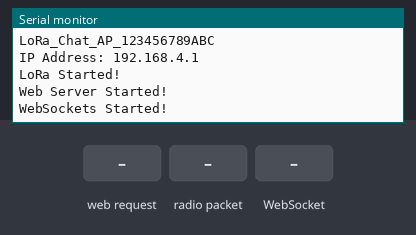
A sketch run on a simulated ESP32. Parts: the last lines printed to the serial monitor. The inputs (shaded band) are chosen by the test bench. Storage starts empty; no radio packets arrive unless stated.

Above: at 1.2 s.
1.3 s: HTTP request GET /clearHistory received
At 2.3 s:
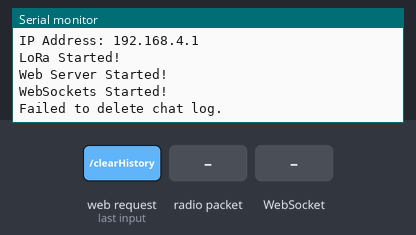
2.8 s: radio packet "1" arrives
At 3.8 s:
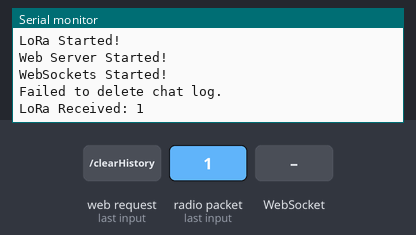
4.3 s: WebSocket text "1" received
At 5.5 s:
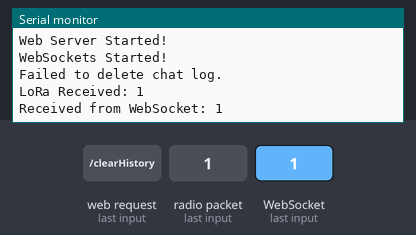
5.8 s: HTTP request GET /clearHistory received
At 7.2 s:
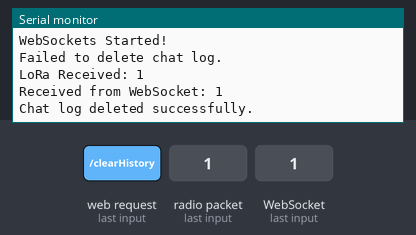

The sketch:

remote-websockets.ino
```cpp
#include <WiFi.h>
#include <WebServer.h>
#include <WebSocketsServer.h>
#include <SPI.h>
#include <LoRa.h>
#include <SPIFFS.h>
#include <Crypto.h>
#include <AES.h>
#include <Base64.h>

WebServer server(80);
WebSocketsServer webSocket(81);  // WebSockets on port 81

#define SS 18
#define RST 14
#define DIO0 26

String nodeID;

AES128 aes;

// 16-byte (128-bit) secret key - must be the same on all devices
uint8_t aesKey[16] = { 0x54, 0x68, 0x69, 0x73, 0x49, 0x73, 0x41, 0x53, 0x65, 0x63, 0x72, 0x65, 0x74, 0x4B, 0x65, 0x79 };

// Encrypts a message using AES-128
void encryptMessage(String plainText, uint8_t *encryptedData) {
    uint8_t plainBytes[16] = {0};
    plainText.getBytes(plainBytes, 16);
    aes.setKey(aesKey, 16);
    aes.encryptBlock(encryptedData, plainBytes);
}

// Decrypts a message using AES-128
String decryptMessage(uint8_t *encryptedData) {
    uint8_t decryptedBytes[16] = {0};
    aes.setKey(aesKey, 16);
    aes.decryptBlock(decryptedBytes, encryptedData);
    return String((char *)decryptedBytes);
}

// Saves an encrypted message to SPIFFS storage
void saveMessage(const String &message) {
    uint8_t encryptedData[16] = {0};
    encryptMessage(message, encryptedData);
    File file = SPIFFS.open("/chatlog.txt", "a");
    if (file) {
        file.write(encryptedData, 16);
        file.close();
    }
}

// Loads and decrypts chat history from SPIFFS storage
String loadMessages() {
    File file = SPIFFS.open("/chatlog.txt", "r");
    String history = "";
    if (file) {
        uint8_t encryptedData[16];
        while (file.read(encryptedData, 16) == 16) {
            history += decryptMessage(encryptedData) + "<br>";
        }
        file.close();
    }
    return history;
}

// Handles incoming WebSocket messages
void onWebSocketEvent(uint8_t num, WStype_t type, uint8_t *payload, size_t length) {
    if (type == WStype_TEXT) {
        String message = String((char *)payload);
        Serial.println("Received from WebSocket: " + message);

        // Send the message via LoRa
        LoRa.beginPacket();
        LoRa.print(message);
        LoRa.endPacket();

        saveMessage(message);  // Save message to local storage
        webSocket.broadcastTXT(message);  // Broadcast message to all WebSocket clients
    }
}

// Receives incoming LoRa messages and forwards them to WebSockets
void receiveLoRaMessages() {
    int packetSize = LoRa.parsePacket();
    if (packetSize) {
        String receivedMsg = "";
        while (LoRa.available()) {
            receivedMsg += (char)LoRa.read();
        }
        Serial.println("LoRa Received: " + receivedMsg);

        saveMessage(receivedMsg);
        webSocket.broadcastTXT(receivedMsg);
    }
}

// Web interface to send messages and see chat log
const char htmlPage[] PROGMEM = R"rawliteral(
<html>
<head>
    <title>LoRa Chat</title>
    <meta name="viewport" content="width=device-width, initial-scale=1" />
    <style>
      li {
        list-style: none;
      }
    </style>
</head>
<body>
    <h1>LoRa Chat</h1>
    <h2>Node %NODE_ID%</h2>
    <input id='nickname' placeholder='Enter nickname'>
    <input id='msg' placeholder='Type a message'>
    <button onclick='sendMessage()'>Send</button>
    <ul id='chat'></ul>
    <script>
        const ws = new WebSocket('ws://' + location.host + ':81');
        const nodeID = "%NODE_ID%";  // Injected from ESP32
        const chat = document.getElementById('chat');
        const nameInput = document.getElementById('nickname');
        const msgInput = document.getElementById('msg');

        ws.onopen = () => {
            fetch('/history').then(res => res.text()).then(data => {
                chat.innerHTML = data;
            });
        };

        ws.onmessage = event => {
            console.log("Received WebSocket message:", event.data);
            var li = document.createElement('li');
            li.innerHTML = event.data;
            chat.appendChild(li);
        };

        function sendMessage() {
            let nickname = nameInput.value || "Guest";
            let message = nickname + ": " + msgInput.value;
            ws.send(message);
            msgInput.value = ""
            msgInput.focus()
        }
    </script>
</body>
</html>
)rawliteral";

// Serves the web interface
void handleRoot() {
    String page = htmlPage;
    page.replace("%NODE_ID%", nodeID);  // Replace with actual Node ID
    server.send(200, "text/html", page);
}

// Serves chat history to web clients
void handleHistory() {
    server.send(200, "text/html", loadMessages());
}

// Clears the chat log stored in SPIFFS
void clearHistory() {
    if (SPIFFS.remove("/chatlog.txt")) {
        Serial.println("Chat log deleted successfully.");
        server.send(200, "text/plain", "Chat log deleted successfully.");
    } else {
        Serial.println("Failed to delete chat log.");
        server.send(500, "text/plain", "Failed to delete chat log.");
    }
}

void setup() {
    Serial.begin(115200);
    while (!Serial);
    Serial.println("Hello, World! LilyGO LoRa is connected.");

    // Generate a unique node ID based on the ESP32 MAC address
    uint64_t chipID = ESP.getEfuseMac();  // Get unique 64-bit MAC address
    char nodeIDBuffer[13];  // Buffer for 12 hex characters + null terminator
    sprintf(nodeIDBuffer, "%012llX", chipID);
    nodeID = String(nodeIDBuffer);
    Serial.println("Node ID: " + nodeID);

    String ssid = "LoRa_Chat_AP_" + nodeID;
    const char *password = "12345678";

    // Setup WiFi Access Point
    WiFi.softAP(ssid, password);
    Serial.println("WiFi AP Started: ");
    Serial.println(ssid);
    Serial.print("IP Address: ");
    Serial.println(WiFi.softAPIP());

    if (!SPIFFS.begin(true)) {
        Serial.println("SPIFFS Initialization Failed!");
    }

    // Initialize LoRa module
    SPI.begin(5, 19, 27, 18);
    LoRa.setPins(18, 14, 26);

    if (!LoRa.begin(868E6)) {
        Serial.println("LoRa Init Failed! Running without LoRa...");
    } else {
        Serial.println("LoRa Started!");

        // Set LoRa Spreading Factor (SF)
        // Lower SF (e.g., 6) → Faster speed, shorter range
        // Higher SF (e.g., 12) → Longer range, slower transmission
        LoRa.setSpreadingFactor(10);

        // Set LoRa Transmission Power (TxPower)
        // Lower power (e.g., 2 dBm) → Saves battery, shorter range
        // Higher power (e.g., 20 dBm) → Better range, higher battery usage
        LoRa.setTxPower(17);
    }

    // Start Web Server and WebSocket
    server.on("/", handleRoot);
    server.on("/history", handleHistory);
    server.on("/clearHistory", clearHistory);
    server.begin();
    Serial.println("Web Server Started!");

    webSocket.begin();
    webSocket.onEvent(onWebSocketEvent);
    Serial.println("WebSockets Started!");
}

void loop() {
    server.handleClient();  // Handle HTTP requests
    webSocket.loop();  // Handle WebSocket events
    receiveLoRaMessages();  // Check for incoming LoRa messages
    delay(100);
}
```

AES128.cpp
```cpp
// (licence header left out)
#include "AES.h"
#include "Crypto.h"
#include <string.h>

#if defined(CRYPTO_AES_DEFAULT) || defined(CRYPTO_DOC)

/**
 * \class AES128 AES.h <AES.h>
 * \brief AES block cipher with 128-bit keys.
 *
 * \sa AES192, AES256, AESTiny128, AESSmall128
 */

/**
 * \brief Constructs an AES 128-bit block cipher with no initial key.
 *
 * This constructor must be followed by a call to setKey() before the
 * block cipher can be used for encryption or decryption.
 */
AES128::AES128()
{
    rounds = 10;
    schedule = sched;
}

AES128::~AES128()
{
    clean(sched);
}

/**
 * \brief Size of a 128-bit AES key in bytes.
 * \return Always returns 16.
 */
size_t AES128::keySize() const
{
    return 16;
}

bool AES128::setKey(const uint8_t *key, size_t len)
{
    if (len != 16)
        return false;

    // Copy the key itself into the first 16 bytes of the schedule.
    uint8_t *schedule = sched;
    memcpy(schedule, key, 16);

    // Expand the key schedule until we have 176 bytes of expanded key.
    uint8_t iteration = 1;
    uint8_t n = 16;
    uint8_t w = 4;
    while (n < 176) {
        if (w == 4) {
            // Every 16 bytes (4 words) we need to apply the key schedule core.
            keyScheduleCore(schedule + 16, schedule + 12, iteration);
            schedule[16] ^= schedule[0];
            schedule[17] ^= schedule[1];
            schedule[18] ^= schedule[2];
            schedule[19] ^= schedule[3];
            ++iteration;
            w = 0;
        } else {
            // Otherwise just XOR the word with the one 16 bytes previous.
            schedule[16] = schedule[12] ^ schedule[0];
            schedule[17] = schedule[13] ^ schedule[1];
            schedule[18] = schedule[14] ^ schedule[2];
            schedule[19] = schedule[15] ^ schedule[3];
        }

        // Advance to the next word in the schedule.
        schedule += 4;
        n += 4;
        ++w;
    }

    return true;
}

/**
 * \class AESTiny128 AES.h <AES.h>
 * \brief AES block cipher with 128-bit keys and tiny memory usage.
 *
 * This class differs from the AES128 class in the following ways:
 *
 * \li RAM requirements are vastly reduced.  The key is stored directly
 * and then expanded to the full key schedule round by round.  The setKey()
 * method is very fast because of this.
 * \li Performance of encryptBlock() is slower than for AES128 due to
 * expanding the key on the fly rather than ahead of time.
 * \li The decryptBlock() function is not supported, which means that CBC
 * mode cannot be used but the CTR, CFB, OFB, EAX, and GCM modes can be used.
 *
 * This class is useful when RAM is at a premium, CBC mode is not required,
 * and reduced encryption performance is not a hindrance to the application.
 *
 * The companion AESSmall128 class supports decryptBlock() at the cost of
 * some additional memory and slower setKey() times.
 *
 * \sa AESSmall128, AES128
 */

/** @cond */

// Helper macros.
#define KCORE(n) \
    do { \
        AESCommon::keyScheduleCore(temp, schedule + 12, (n)); \
        schedule[0] ^= temp[0]; \
        schedule[1] ^= temp[1]; \
        schedule[2] ^= temp[2]; \
        schedule[3] ^= temp[3]; \
    } while (0)
#define KXOR(a, b) \
    do { \
        schedule[(a) * 4] ^= schedule[(b) * 4]; \
        schedule[(a) * 4 + 1] ^= schedule[(b) * 4 + 1]; \
        schedule[(a) * 4 + 2] ^= schedule[(b) * 4 + 2]; \
        schedule[(a) * 4 + 3] ^= schedule[(b) * 4 + 3]; \
    } while (0)

/** @endcond */

/**
 * \brief Constructs an AES 128-bit block cipher with no initial key.
 *
 * This constructor must be followed by a call to setKey() before the
 * block cipher can be used for encryption or decryption.
 */
AESTiny128::AESTiny128()
{
}

AESTiny128::~AESTiny128()
{
    clean(schedule);
}

/**
 * \brief Size of an AES block in bytes.
 * \return Always returns 16.
 */
size_t AESTiny128::blockSize() const
{
    return 16;
}

/**
 * \brief Size of a 128-bit AES key in bytes.
 * \return Always returns 16.
 */
size_t AESTiny128::keySize() const
{
    return 16;
}

bool AESTiny128::setKey(const uint8_t *key, size_t len)
{
    if (len == 16) {
        // Make a copy of the key - it will be expanded in encryptBlock().
        memcpy(schedule, key, 16);
        return true;
    }
    return false;
}

void AESTiny128::encryptBlock(uint8_t *output, const uint8_t *input)
{
    uint8_t schedule[16];
    uint8_t posn;
    uint8_t round;
    uint8_t state1[16];
    uint8_t state2[16];
    uint8_t temp[4];

    // Start with the key in the schedule buffer.
    memcpy(schedule, this->schedule, 16);

    // Copy the input into the state and XOR with the key schedule.
    for (posn = 0; posn < 16; ++posn)
        state1[posn] = input[posn] ^ schedule[posn];

    // Perform the first 9 rounds of the cipher.
    for (round = 1; round <= 9; ++round) {
        // Expand the next 16 bytes of the key schedule.
        KCORE(round);
        KXOR(1, 0);
        KXOR(2, 1);
        KXOR(3, 2);

        // Encrypt using the key schedule.
        AESCommon::subBytesAndShiftRows(state2, state1);
        AESCommon::mixColumn(state1,      state2);
        AESCommon::mixColumn(state1 + 4,  state2 + 4);
        AESCommon::mixColumn(state1 + 8,  state2 + 8);
        AESCommon::mixColumn(state1 + 12, state2 + 12);
        for (posn = 0; posn < 16; ++posn)
            state1[posn] ^= schedule[posn];
    }

    // Expand the final 16 bytes of the key schedule.
    KCORE(10);
    KXOR(1, 0);
    KXOR(2, 1);
    KXOR(3, 2);

    // Perform the final round.
    AESCommon::subBytesAndShiftRows(state2, state1);
    for (posn = 0; posn < 16; ++posn)
        output[posn] = state2[posn] ^ schedule[posn];
}

void AESTiny128::decryptBlock(uint8_t *output, const uint8_t *input)
{
    // Decryption is not supported by AESTiny128.
}

void AESTiny128::clear()
{
    clean(schedule);
}

/**
 * \class AESSmall128 AES.h <AES.h>
 * \brief AES block cipher with 128-bit keys and reduced memory usage.
 *
 * This class differs from the AES128 class in that the RAM requirements are
 * vastly reduced.  The key schedule is expanded round by round instead of
 * being generated and stored by setKey().  The performance of encryption
 * and decryption is slightly less because of this.
 *
 * This class is useful when RAM is at a premium and reduced encryption
 * performance is not a hindrance to the application.
 *
 * The companion AESTiny128 class uses even less RAM but only supports the
 * encryptBlock() operation.  Block cipher modes like CTR, EAX, and GCM
 * do not need the decryptBlock() operation, so AESTiny128 may be a better
 * option than AESSmall128 for many applications.
 *
 * \sa AESTiny128, AES128
 */

/**
 * \brief Constructs an AES 128-bit block cipher with no initial key.
 *
 * This constructor must be followed by a call to setKey() before the
 * block cipher can be used for encryption or decryption.
 */
AESSmall128::AESSmall128()
{
}

AESSmall128::~AESSmall128()
{
    clean(reverse);
}

bool AESSmall128::setKey(const uint8_t *key, size_t len)
{
    uint8_t *schedule;
    uint8_t round;
    uint8_t temp[4];

    // Set the encryption key first.
    if (!AESTiny128::setKey(key, len))
        return false;

    // Expand the key schedule up to the last round which gives
    // us the round keys to use for the final two rounds.  We can
    // then work backwards from there in decryptBlock().
    schedule = reverse;
    memcpy(schedule, key, 16);
    for (round = 1; round <= 10; ++round) {
        KCORE(round);
        KXOR(1, 0);
        KXOR(2, 1);
        KXOR(3, 2);
    }

    // Key is ready to go.
    return true;
}

void AESSmall128::decryptBlock(uint8_t *output, const uint8_t *input)
{
    uint8_t schedule[16];
    uint8_t round;
    uint8_t posn;
    uint8_t state1[16];
    uint8_t state2[16];
    uint8_t temp[4];

    // Start with the end of the decryption schedule.
    memcpy(schedule, reverse, 16);

    // Copy the input into the state and reverse the final round.
    for (posn = 0; posn < 16; ++posn)
        state1[posn] = input[posn] ^ schedule[posn];
    AESCommon::inverseShiftRowsAndSubBytes(state2, state1);
    KXOR(3, 2);
    KXOR(2, 1);
    KXOR(1, 0);
    KCORE(10);

    // Perform the next 9 rounds of the decryption process.
    for (round = 9; round >= 1; --round) {
        // Decrypt using the key schedule.
        for (posn = 0; posn < 16; ++posn)
            state2[posn] ^= schedule[posn];
        AESCommon::inverseMixColumn(state1,      state2);
        AESCommon::inverseMixColumn(state1 + 4,  state2 + 4);
        AESCommon::inverseMixColumn(state1 + 8,  state2 + 8);
        AESCommon::inverseMixColumn(state1 + 12, state2 + 12);
        AESCommon::inverseShiftRowsAndSubBytes(state2, state1);

        // Expand the next 16 bytes of the key schedule in reverse.
        KXOR(3, 2);
        KXOR(2, 1);
        KXOR(1, 0);
        KCORE(round);
    }

    // Reverse the initial round and create the output words.
    for (posn = 0; posn < 16; ++posn)
        output[posn] = state2[posn] ^ schedule[posn];
}

void AESSmall128::clear()
{
    clean(reverse);
    AESTiny128::clear();
}

#endif // CRYPTO_AES_DEFAULT
```

AESEsp32.cpp
```cpp
// (licence header left out)
#include "AES.h"
#include "Crypto.h"
#include <string.h>

// AES implementation for ESP32 using the hardware crypto module.

#if defined(CRYPTO_AES_ESP32)

// Declare the functions in the esp-idf SDK that we need.
extern "C" {
int esp_aes_setkey(unsigned char *ctx, const unsigned char *key,
                   unsigned int keybits);
int esp_aes_crypt_ecb(unsigned char *ctx, int mode,
                      const unsigned char *input,
                      unsigned char *output);
};

AESCommon::AESCommon(uint8_t keySize)
{
    memset(ctx, 0, sizeof(ctx));
    ctx[0] = keySize;
}

AESCommon::~AESCommon()
{
    clean(ctx, sizeof(ctx));
}

size_t AESCommon::blockSize() const
{
    return 16;
}

size_t AESCommon::keySize() const
{
    return ctx[0];
}

bool AESCommon::setKey(const uint8_t *key, size_t len)
{
    if (len == ctx[0]) {
        esp_aes_setkey(ctx, key, len * 8);
        return true;
    }
    return false;
}

void AESCommon::encryptBlock(uint8_t *output, const uint8_t *input)
{
    esp_aes_crypt_ecb(ctx, 1, input, output);
}

void AESCommon::decryptBlock(uint8_t *output, const uint8_t *input)
{
    esp_aes_crypt_ecb(ctx, 0, input, output);
}

void AESCommon::clear()
{
    uint8_t keySize = ctx[0];
    clean(ctx, sizeof(ctx));
    ctx[0] = keySize;
}

AES128::~AES128()
{
}

AES192::~AES192()
{
}

AES256::~AES256()
{
}

#endif // CRYPTO_AES_ESP32
```

Source omitted: AES256.cpp (11520 bytes), AESCommon.cpp (13728 bytes)

Measured:
- after the input at 1.3 s, the serial monitor: prints a new line after 0.06 s (image 1)
- after the input at 2.8 s, the serial monitor: prints a new line after 0.06 s (image 2)
- after the input at 4.3 s, the serial monitor: prints a new line after 0.08 s (image 3)
- after the input at 5.8 s, the serial monitor: prints a new line after 0.06 s (image 4)
